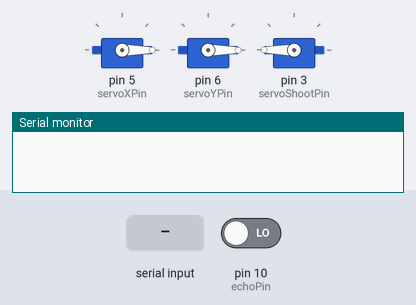
A sketch run on a simulated Arduino Uno, built with avr-gcc and run on an emulated ATmega328P. On the bench: 3 × servo, the last lines printed to the serial monitor. The inputs (shaded band) are chosen by the test bench; at power-on: pin 10 (echoPin) LOW.

Above: at 1.2 s.
1.3 s: "d\n" received over Serial
At 2.5 s:
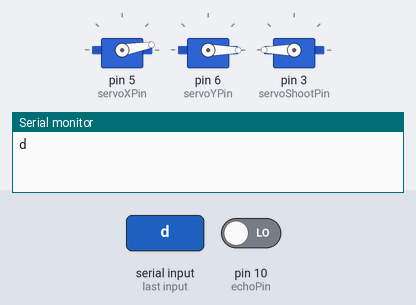
3.5 s: "d\n" received over Serial
At 5.2 s:
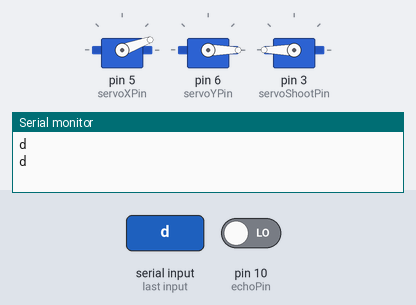
5.5 s: "w\n" received over Serial
At 7.3 s:
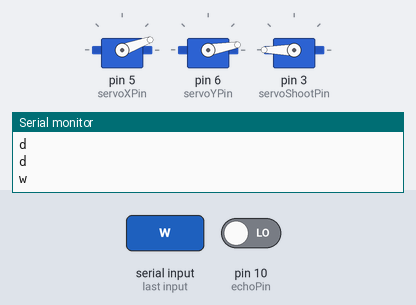
7.6 s: "w\n" received over Serial
At 9.1 s:
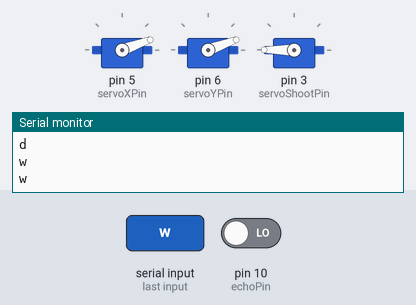
9.6 s: "a\n" received over Serial
At 11.0 s:
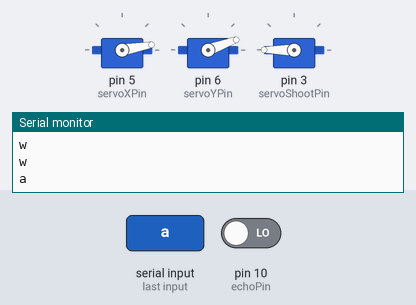
Timing chart, 0 to 12.6 s (numbered marks = the images above; inputs shaded):
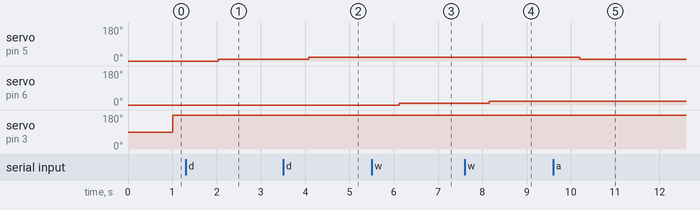

Measured:
- after the input at 1.3 s, servo on pin 5 (servoXPin): 0° → 10° after 0.74 s
- after the input at 3.5 s, servo on pin 5 (servoXPin): 10° → 20° after 0.58 s
- after the input at 5.5 s, servo on pin 6 (servoYPin): 0° → 10° after 0.62 s
- after the input at 7.6 s, servo on pin 6 (servoYPin): 10° → 20° after 0.56 s
- after the input at 9.6 s, servo on pin 5 (servoXPin): 20° → 10° after 0.60 s

The sketch:

sentry.ino
```cpp
#include <Servo.h>

//declaração dos servos
Servo servoX;
Servo servoY;
Servo servoShoot;

int led = 3;

//definição dos pinos dos servos
int servoXPin = 5;
int servoYPin = 6;
int servoShootPin = 3;

//variaveis de posição dos servos
int posX = 0;
int posY = 0;

//sensor
int trigPin = 9;
int echoPin = 10;

int duration;
double distance;


void setup() {

  servoX.attach(servoXPin);
  servoY.attach(servoYPin);
  servoShoot.attach(servoShootPin);

  pinMode(trigPin, OUTPUT);
  pinMode(echoPin, INPUT);

  servoX.write(posX);
  servoY.write(posY);

  Serial.begin(9600);
}

void loop() {

  if (Serial.available() > 0) {

    String data = Serial.readStringUntil('\n');
    Serial.println(data);

    if (data == "d") {
      posX = min(posX + 10, 180);
      servoX.write(posX);
    }

    else if (data == "a") {
      posX = max(posX - 10, 0);
      servoX.write(posX);
    }

    if (data == "w") {
      posY = min(posY + 10, 180);
      servoY.write(posY);
    }

    else if (data == "s") {
      posY = max(posY - 10, 0);
      servoY.write(posY);
    }
  }

  digitalWrite(trigPin, LOW);
  delay(5);
  digitalWrite(trigPin, HIGH);
  delay(5);
  digitalWrite(trigPin, LOW);

  duration = pulseIn(echoPin, HIGH);
  distance = duration * 0.034 / 2;

  servoShoot.write(distance <= 100 ? 180 : 90);

  delay(10);
}
```
